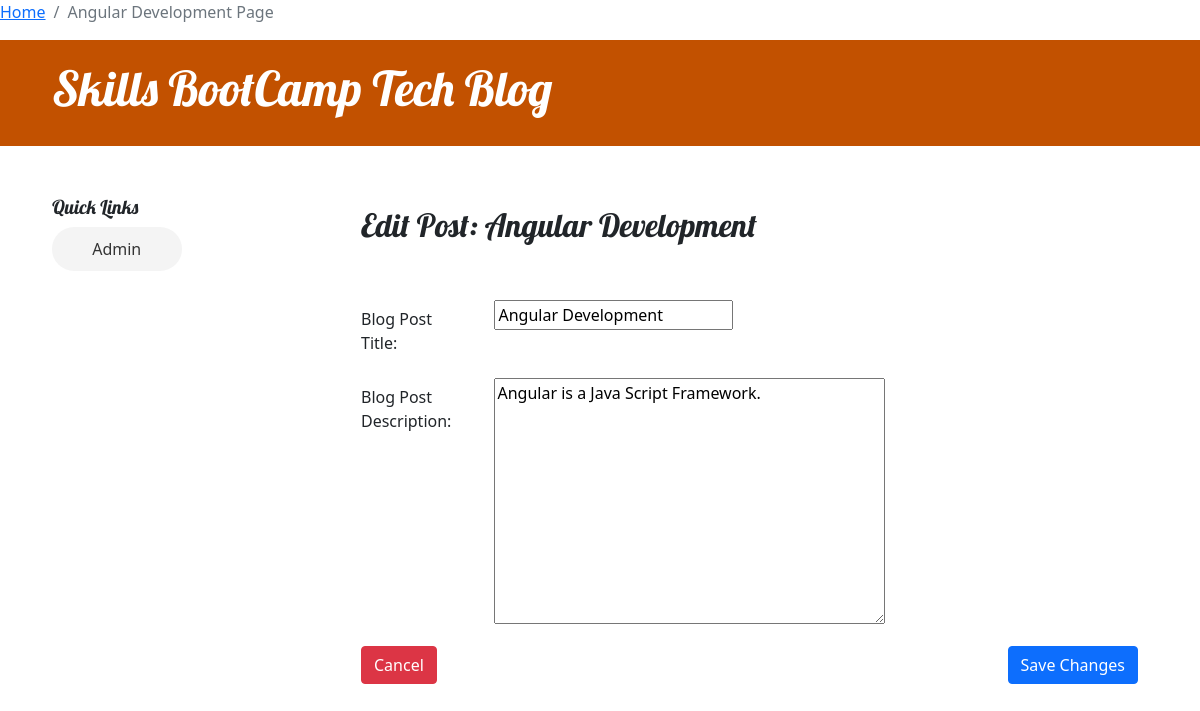
/post/1/edit/, run on an earlier commit of the app's database.
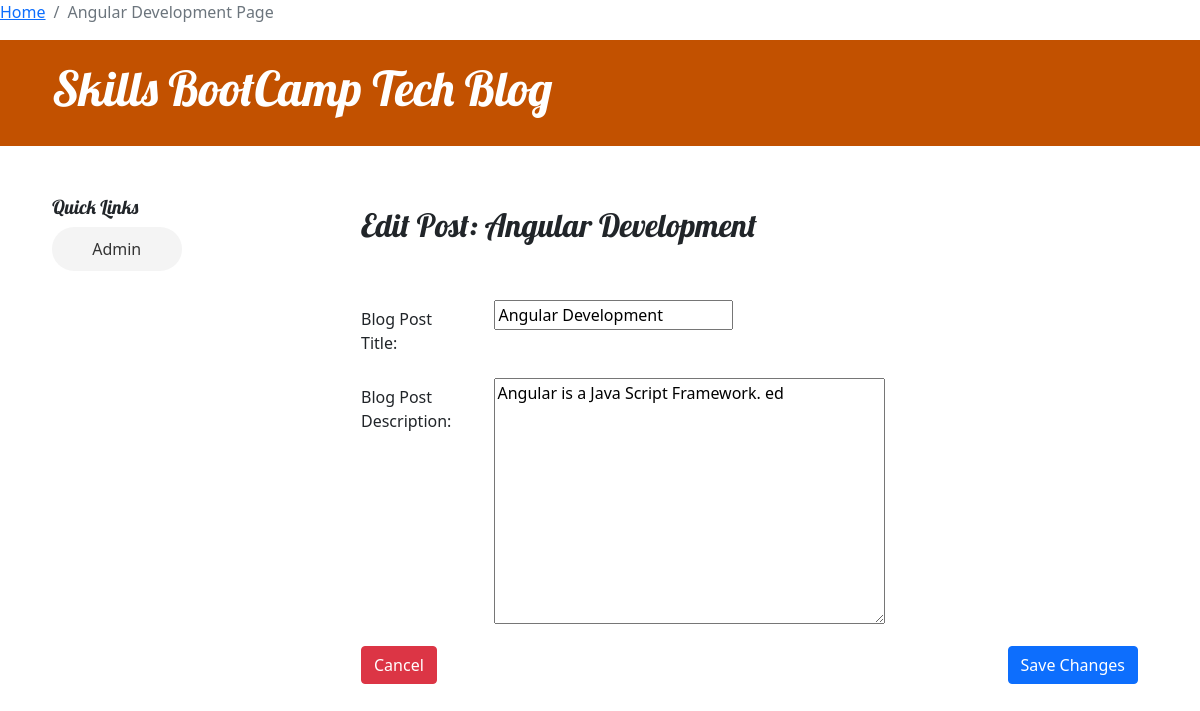
And on a later commit of the database.
### blog/models.py (models this page shows, shortened)
class Post(models.Model):
    author = models.ForeignKey(settings.AUTH_USER_MODEL, on_delete=models.CASCADE)
    title = models.CharField(max_length=200)
    text = models.TextField()
    created_date = models.DateTimeField(default=timezone.now)
    published_date = models.DateTimeField(blank=True, null=True)

### blog/views.py (the view)
# urls.py: path('post/<int:id>/edit/', views.post_edit, name='post_edit')
def post_edit(request, id):
    post = get_object_or_404(Post, pk=id)
    if request.method == "POST":
        form = PostForm(request.POST, instance=post)
        if form.is_valid():
            post = form.save(commit=False)
            post.author = User.objects.get(username='sai')
            post.published_date = timezone.now()
            post.save()
            return redirect('post_detail', id=post.pk)
    else:
        form = PostForm(instance=post)
    return render(request, 'blog/post_edit.html', {'form': form, 'post':post})

### blog/forms.py (shortened to what this page needs)
class PostForm(forms.ModelForm):
    class Meta:
        model = Post
        fields = ('title', 'text')
        labels = {
            'title': 'Blog Post Title',
            'text':  'Blog Content',
        }

### blog/templates/blog/post_edit.html (shortened to what this page needs)
{% extends 'blog/base.html' %}
{% block navbar %}
    <li class="breadcrumb-item"><a href="{% url 'post_list' %}">Home</a></li>
    {% if post.pk %}
        <li class="breadcrumb-item active" aria-current="page">{{ post.title }} Page</li>
    {% else %}
        <li class="breadcrumb-item active" aria-current="page">New Post</li>
    {% endif %}
{% endblock %}
{% block content %}
    <h2>{% if post.pk %}Edit Post: {{ post.title }}{% else %}Create New Post{% endif %}</h2>
    <br>
    <br>
    <form method="POST">
    <div class="mb-3 row">
        <label for="{{ form.title.id_for_label }}" class="col-sm-2 col-form-label">Blog Post Title:</label>
        <div class="col-sm-10">
            {{ form.title }}
        </div>
    </div>
    <div class="mb-3 row">
        <label for="{{ form.text.id_for_label }}" class="col-sm-2 col-form-label">Blog Post Description:</label>
        <div class="col-sm-10">
            {{ form.text }}
        </div>
    </div>
    <button type="submit" class="save btn btn-primary">{% if post.pk %}Save Changes{% else %}Save{% endif %}</button>
    </form>
    {% if post.pk %}
        <a href="{% url 'post_detail' id=post.pk %}" class="btn btn-danger">Cancel</a>
        {% else %}
        <a href="{% url 'post_list' %}" class="btn btn-danger">Cancel</a>
    {% endif %}
{% endblock %}

What changed in the data, as far as the page shows it:
changed Post "Angular Development": text "Angular is a Java Script Framework." → "Angular is a Java Script Framework. ed"
